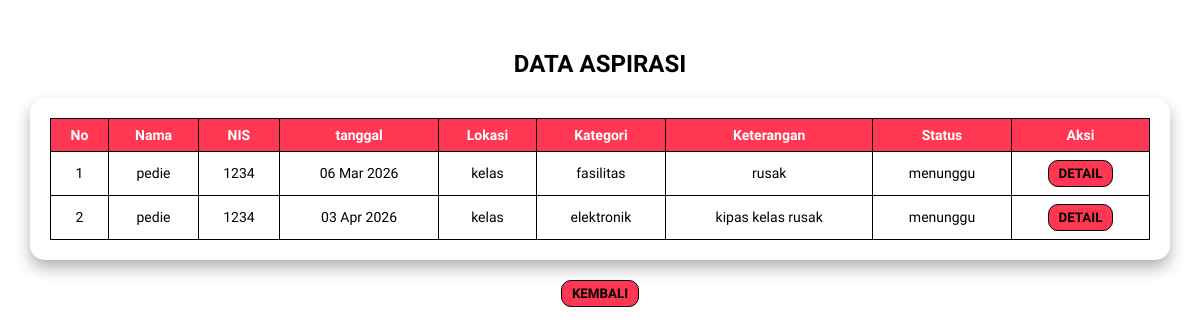
/UJIKOMFALAQ/data-pengaduan.php (signed in), run on the app's committed database.
### tables this page shows
CREATE TABLE `input_aspirasi` (
  `id_pelapor` int(11) NOT NULL,
  `nis` varchar(225) NOT NULL,
  `id_kategori` int(11) NOT NULL,
  `tanggal` datetime NOT NULL DEFAULT current_timestamp(),
  `lokasi` varchar(225) NOT NULL,
  `ket` varchar(225) NOT NULL,
  `status` enum('menunggu','proses','selesai') NOT NULL DEFAULT 'menunggu',
  `feedback` varchar(225) DEFAULT NULL
);

CREATE TABLE `user` (
  `id` int(11) NOT NULL,
  `username` varchar(50) NOT NULL,
  `password` varchar(50) NOT NULL,
  `role` enum('admin','siswa') NOT NULL DEFAULT 'siswa',
  `nis` varchar(100) DEFAULT NULL,
  `kelas` varchar(100) DEFAULT NULL
);

CREATE TABLE `kategori` (
  `id_kategori` int(11) NOT NULL,
  `ket_kategori` varchar(225) NOT NULL
);

### UJIKOMFALAQ/data-pengaduan.php (the view, shortened to what this page needs)
<?php
$nis = $_SESSION['nis'];
$koneksi = mysqli_connect("localhost","root","","ujikom_12rpl2_falaq");
$query = mysqli_query($koneksi, "
        SELECT input_aspirasi.*, kategori.ket_kategori, user.username
        FROM input_aspirasi
        LEFT JOIN kategori
        ON input_aspirasi.id_kategori = kategori.id_kategori
        LEFT JOIN user
        ON input_aspirasi.nis = user.nis
        WHERE user.nis = '$nis'
    ");
?>
<!DOCTYPE html>
<html lang="en">
<head>
</head>
<body>
<h2>DATA ASPIRASI</h2>
<div class="box">
    <table>
        <tr>
            <th>No</th>
            <th>Nama</th>
            <th>NIS</th>
            <th>tanggal</th>
            <th>Lokasi</th>
            <th>Kategori</th>
            <th>Keterangan</th>
            <th>Status</th>
            <th>Aksi</th>
        </tr>
<?php
     $no = 1;
     while ($data = mysqli_fetch_assoc($query)) {
    ?>
        <tr>
            <td><?= $no++ ?></td>
            <td><?= $data['username'] ?></td>
            <td><?= $data['nis'] ?></td>
            <td><?= date('d M Y', strtotime($data['tanggal'])) ?></td>
            <td><?= $data['lokasi'] ?></td>
            <td><?= $data['ket_kategori'] ?></td>
            <td><?= $data['ket'] ?></td>
            <td><?= $data['status'] ?></td>
            <td>
                <a href="detail-pengaduan.php?id=<?= $data['id_pelapor'] ?>">
                    <button><b>DETAIL</b></button>
                </a>
            </td>
        </tr>
        <?php } ?>
    </table>
</div>
<div class="kembali">
    <a href="siswa.php">
        <button><b>KEMBALI</b></button>
    </a>
</div>
</body>
</html>

### UJIKOMFALAQ/data-pengaduan.php (style rules this page uses)
body { font-family: 'Baloo 2'; margin: 0; padding: 30px; background-color:white; text-align: center; }
h2 { color: black; margin-bottom: 20px; }
.box { background-color: white; padding: 20px; border-radius: 15px; box-shadow: 0 8px 15px rgba(0,0,0,0.3); overflow-x: auto; }
table { width: 100%; border-collapse: collapse; font-size: 14px; }
th, td { border: 1px solid black; padding: 8px; text-align: center; }
th { background-color: rgb(255, 55, 82); color: white; }
button { border: 1px solid black; background-color: rgb(255, 55, 82); color: black; border-radius: 10px; padding: 5px 10px; font-family: 'Baloo 2'; transition: all 0.2s ease; }
.kembali { margin-top: 20px; }

### data on the page
input_aspirasi: user.username "pedie", nis "1234", tanggal "06 Mar 2026", lokasi "kelas", id_kategori.ket_kategori "fasilitas", ket "rusak", status "menunggu"
input_aspirasi: user.username "pedie", nis "1234", tanggal "03 Apr 2026", lokasi "kelas", id_kategori.ket_kategori "elektronik", ket "kipas kelas rusak", status "menunggu"
